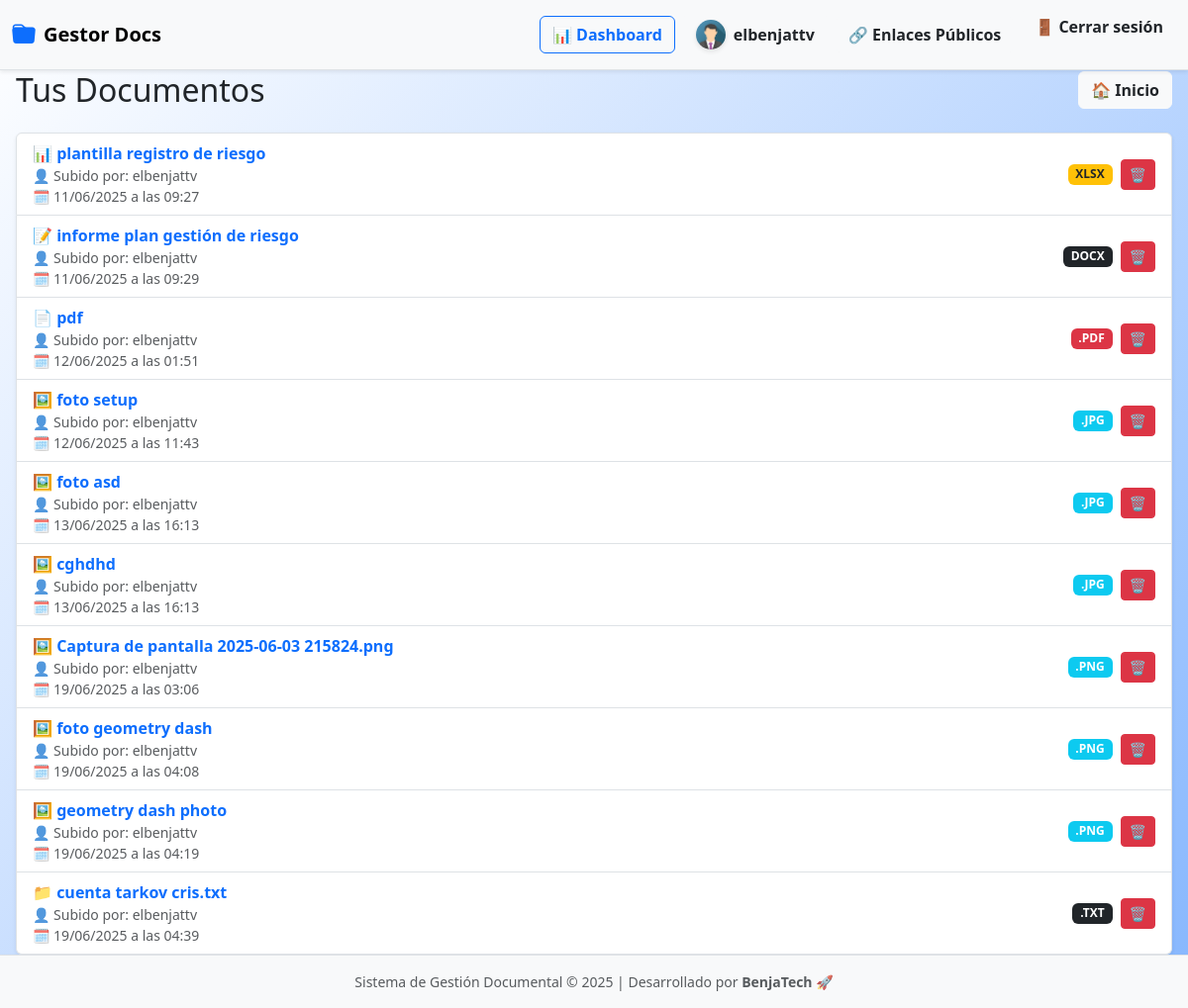
The page /documentos/lista/ (signed in) on the database as committed earlier.
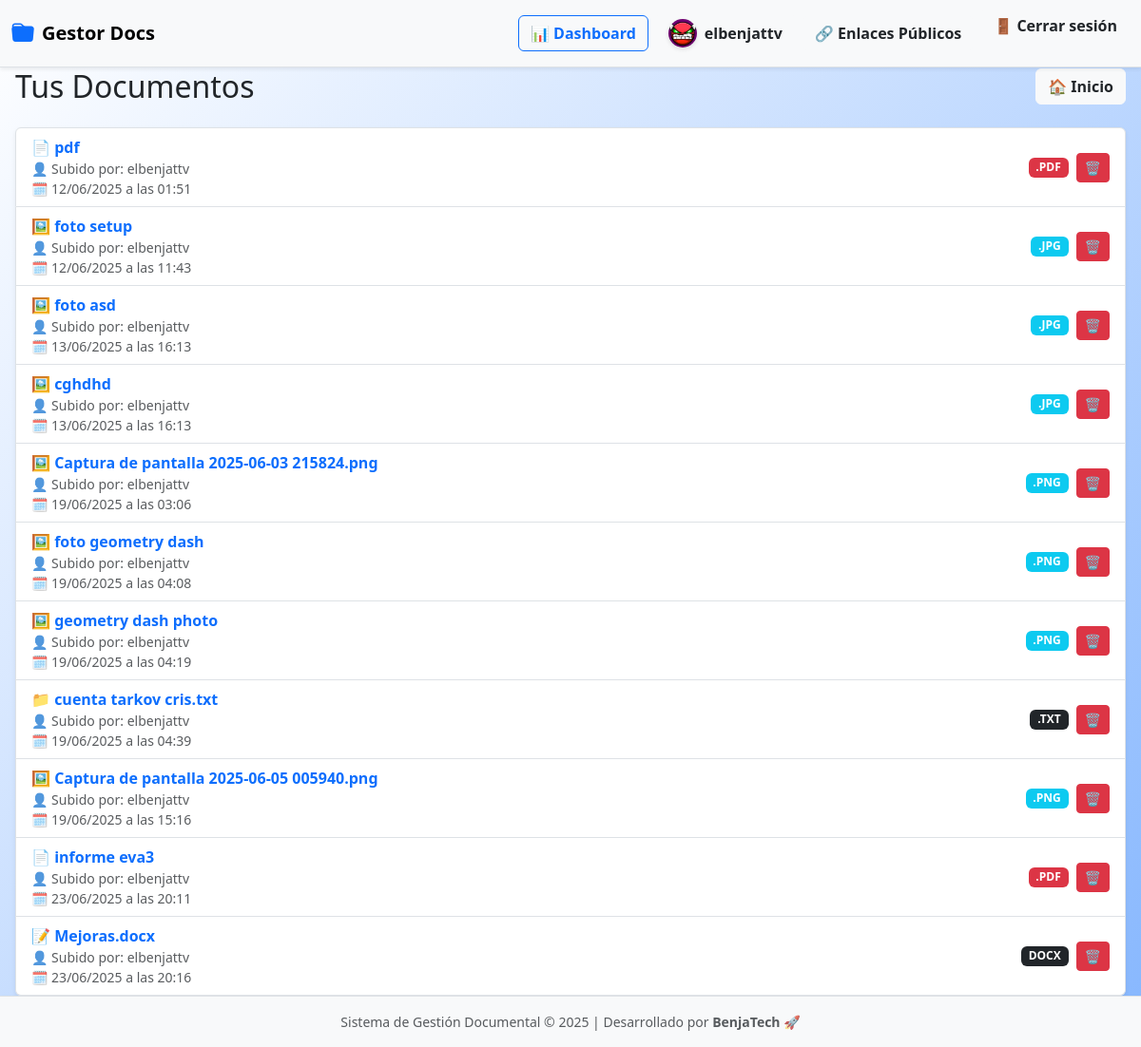
The same page on the database as committed later.
### documentos/models.py (models this page shows, shortened)
class Documento(models.Model):
    nombre = models.CharField(max_length=200)
    archivo = models.FileField(upload_to='documentos/')
    etiquetas = models.CharField(max_length=100, blank=True)
    fecha_subida = models.DateTimeField(auto_now_add=True)
    usuario = models.ForeignKey(User, on_delete=models.CASCADE)
    enlace_publico = models.UUIDField(default=uuid.uuid4, unique=True, editable=False, null=True, blank=True)
    expiracion_enlace = models.DateTimeField(blank=True, null=True)
    fecha_expiracion = models.DateTimeField(null=True, blank=True)
    activo = models.BooleanField(default=True)
    size = models.PositiveIntegerField(blank=True, null=True)  # tamaño en KB
    is_shared = models.BooleanField(default=False)             # si el documento fue compartido

### usuarios/models.py (models this page shows, shortened)
class PerfilUsuario(models.Model):
    user = models.OneToOneField(User, on_delete=models.CASCADE)
    tipo_cuenta = models.CharField(max_length=20, choices=TIPO_CUENTA_CHOICES)
    foto_perfil = models.ImageField(upload_to='avatars/', blank=True, null=True)

### documentos/views.py (the view)
# urls.py: path('lista/', views.listar_documentos, name='lista'),
@login_required
def listar_documentos(request):
    documentos = Documento.objects.all() if request.user.is_superuser else Documento.objects.filter(usuario=request.user)
    for doc in documentos:
        doc.etiquetas_lista = [e.strip() for e in doc.etiquetas.split(',')] if doc.etiquetas else []
    return render(request, 'documentos/lista.html', {'documentos': documentos})

### documentos/templates/documentos/lista.html (shortened to what this page needs)
{% extends 'documentos/base.html' %}
{% load etiquetas_tags %}
{% block body_class %}dashboard-personal{% endblock %}
{% block content %}
<div class="header d-flex justify-content-between align-items-center flex-wrap gap-3 mb-4">
  <h2 class="mb-0">Tus Documentos </h2>
  <a href="{% url 'documentos:home' %}" class="btn btn-light text-dark fw-semibold d-flex align-items-center justify-content-center">🏠 Inicio</a>
</div>
{% if documentos %}
  <ul class="list-group shadow-sm">
    {% for doc in documentos %}
      <li id="doc-{{ doc.id }}" class="list-group-item d-flex justify-content-between align-items-center flex-wrap gap-3">
        <div class="flex-grow-1">
          {% with ext=doc.archivo.name|slice:"-4:"|lower %}
            {% if ext == ".pdf" %}
              📄
            {% elif ext == ".doc" or ext == "docx" %}
              📝
            {% elif ext == ".xls" or ext == "xlsx" %}
              📊
            {% elif ext == ".png" or ext == ".jpg" %}
              🖼️
            {% else %}
              📁
            {% endif %}
          {% endwith %}
          <a href="{% url 'documentos:previsualizar' doc.id %}" class="fw-semibold text-decoration-none text-primary">
            {{ doc.nombre }}
          </a>
          <br>
          <small class="text-muted">👤 Subido por: {{ doc.usuario.username }}</small><br>
          <small class="text-muted">🗓️ {{ doc.fecha_subida|date:"d/m/Y" }} a las {{ doc.fecha_subida|date:"H:i" }}</small>
        </div>
        <div class="d-flex align-items-center gap-2">
          {% with ext=doc.archivo.name|slice:"-4:"|upper %}
            {% if ext == ".PDF" %}
              <span class="badge bg-danger">{{ ext }}</span>
            {% elif ext == ".JPG" or ext == ".PNG" %}
              <span class="badge bg-info">{{ ext }}</span>
            {% elif ext == ".DOC" or ext == "XLSX" %}
              <span class="badge bg-warning text-dark">{{ ext }}</span>
            {% else %}
              <span class="badge bg-dark">{{ ext }}</span>
            {% endif %}
          {% endwith %}
          <button class="btn btn-sm btn-danger"
                  data-bs-toggle="modal"
                  data-bs-target="#confirmDeleteModal"
                  onclick="prepareDelete({{ doc.id }}, '{{ doc.nombre|escapejs }}')"
                  title="Eliminar documento">
            🗑️
          </button>
        </div>
      </li>
    {% endfor %}
  </ul>
{% endif %}
<div class="toast-container position-fixed bottom-0 end-0 p-3">
</div>
{% endblock %}

### documentos/templates/documentos/base.html (shortened to what this page needs)
{% load static %}
<link href="https://cdn.jsdelivr.net/npm/bootstrap@5.3.2/dist/css/bootstrap.min.css" rel="stylesheet">
<link href="https://cdn.jsdelivr.net/npm/bootstrap-icons@1.10.5/font/bootstrap-icons.css" rel="stylesheet">
</head>
<body class="d-flex flex-column min-vh-100 {% block body_class %}{% endblock %}">
<nav class="navbar navbar-expand-lg navbar-light bg-light border-bottom fixed-top shadow-sm">
  <div class="container-fluid">
    <a class="navbar-brand d-flex align-items-center" href="{% url 'documentos:home' %}">
        <i class="bi bi-folder-fill" style="font-size: 1.5rem; color: #0d6efd;"></i>
        <span class="ms-2 fw-bold">Gestor Docs</span>
    </a>
    <div class="collapse navbar-collapse justify-content-end" id="navbarContenido">
      {% if user.is_authenticated %}
        <div class="d-lg-flex align-items-center gap-2 nav-mobile-group mt-2 mt-lg-0">
          <a href="{% url 'dashboard:dashboard' %}" class="btn btn-outline-primary fw-semibold d-flex align-items-center justify-content-center gap-2">
            📊 Dashboard
          </a>
          {% with request.user.perfilusuario as perfil %}
            <a href="{% url 'usuarios:perfil' %}" class="btn btn-light text-dark fw-semibold d-flex align-items-center justify-content-center gap-2">
                {% if perfil.foto_perfil %}
                    <img src="{{ perfil.foto_perfil.url }}" alt="Foto perfil" class="navbar-avatar">
                {% else %}
                    <img src="{% static 'img/default-avatar.png' %}" alt="Avatar por defecto" class="navbar-avatar">
                {% endif %}
                {{ user.username }}
            </a>
          {% endwith %}
          <a href="{% url 'documentos:mis_enlaces' %}" class="btn btn-light text-dark fw-semibold d-flex align-items-center justify-content-center gap-2">
            🔗 Enlaces Públicos
          </a>
          <form method="post" action="{% url 'usuarios:logout' %}">
            <button type="submit" class="btn btn-light text-dark fw-semibold d-flex align-items-center justify-content-center gap-2">
              🚪 Cerrar sesión
            </button>
          </form>
        </div>
      {% endif %}
    </div>
  </div>
</nav>
<main class="container-fluid px-3 flex-grow-1 mt-5 pt-4">
  {% block content %}
  {% endblock %}
</main>
<footer class="bg-light text-center text-muted py-3 border-top mt-auto shadow-sm">
  <div class="container">
    <small>
      Sistema de Gestión Documental © {% now "Y" %} | Desarrollado por <strong>BenjaTech 🚀</strong>
    </small>
  </div>
</footer>
</body>
</html>

### documentos/templates/documentos/base.html (style rules this page uses)
.navbar-avatar { width: 30px; height: 30px; border-radius: 50%; object-fit: cover; box-shadow: 0 2px 5px rgba(0, 0, 0, 0.1); }
.navbar .btn { transition: all 0.3s ease-in-out; }
body { font-family: 'Segoe UI', Tahoma, Geneva, Verdana, sans-serif; background-color: #f8f9fa; }
body.dashboard-personal { background: linear-gradient(135deg, #ffffff 0%, #0d6efd 100%); background-size: 200% 200%; animation: gradientMove 6s ease-in-out infinite; }
html, body { height: 100%; }

Rows that differ between the two databases and show on the page:
removed Documento: nombre "plantilla registro de riesgo", usuario.username "elbenjattv", fecha_subida "11/06/2025", fecha_subida "09:27", archivo "XLSX"
removed Documento: nombre "informe plan gestión de riesgo", usuario.username "elbenjattv", fecha_subida "11/06/2025", fecha_subida "09:29", archivo "DOCX"
now on this page (row edited): PerfilUsuario: foto_perfil (picture)
added Documento: nombre "Captura de pantalla 2025-06-05 005940.png", usuario.username "elbenjattv", fecha_subida "19/06/2025", fecha_subida "15:16", archivo ".PNG"
added Documento: nombre "informe eva3", usuario.username "elbenjattv", fecha_subida "23/06/2025", fecha_subida "20:11", archivo ".PDF"
added Documento: nombre "Mejoras.docx", usuario.username "elbenjattv", fecha_subida "23/06/2025", fecha_subida "20:16", archivo "DOCX"
